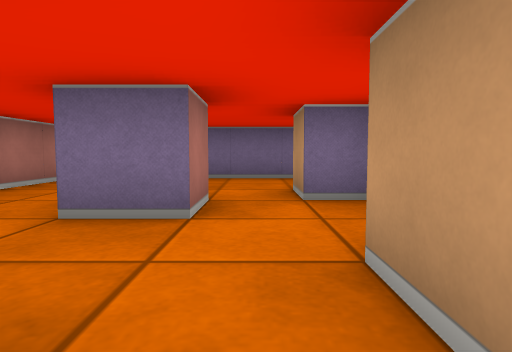
View 1 (above)

13 first-person views from a walk through a cub3D level. The camera is about half as high as the walls, tilts 4° down and sees 75° across. The floor is counted in squares. Each view is taken from the middle of a square. On the plan, view 1 faces up. The plan holds only what a view shows up to about 9 squares ahead; the rest is blank.

View 2
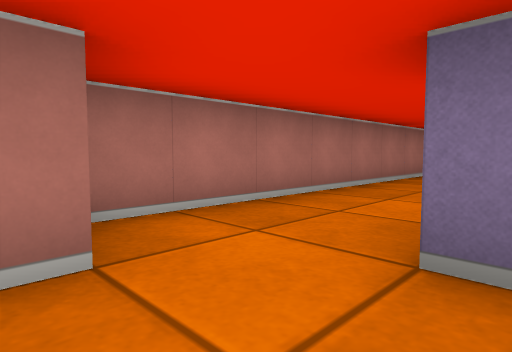

View 3
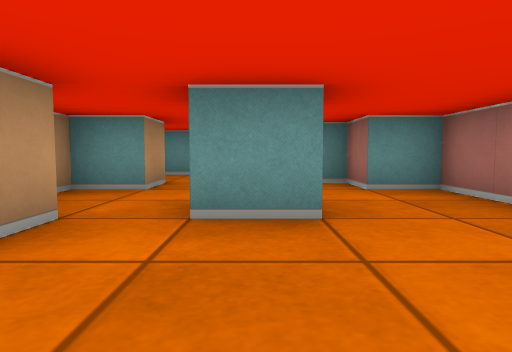

View 4
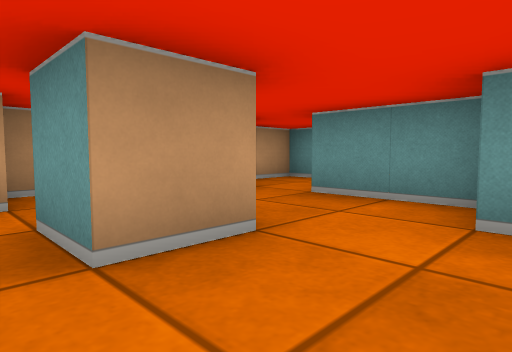

View 5
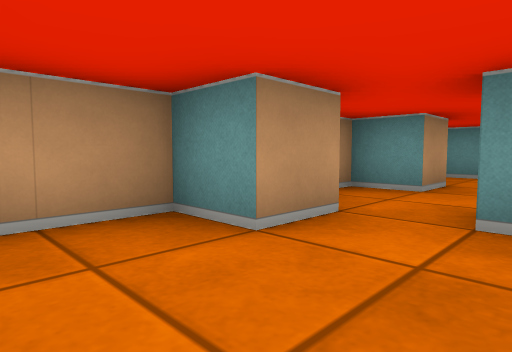

View 6
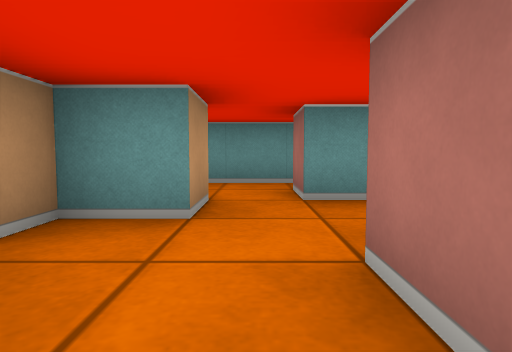

View 7
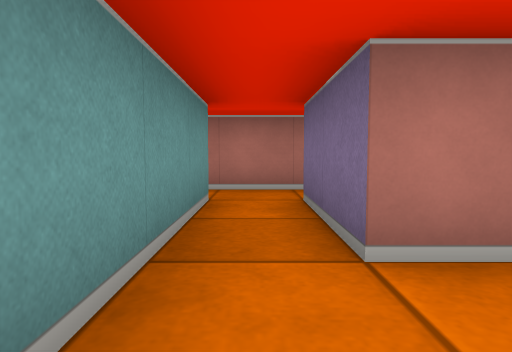

View 8
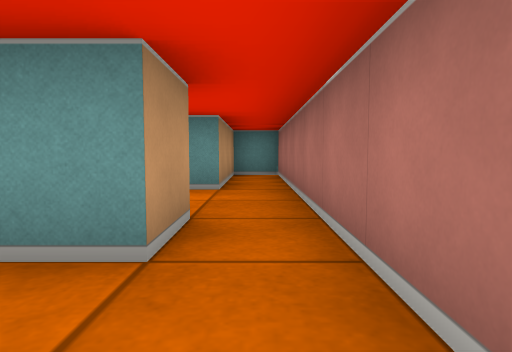

View 9
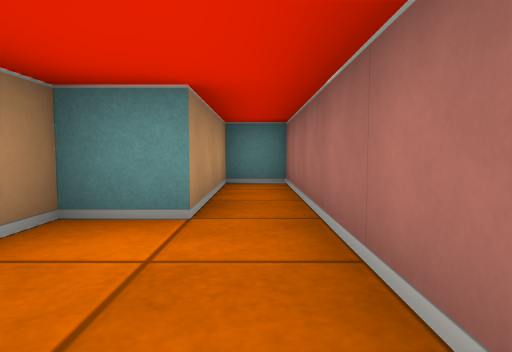

View 10
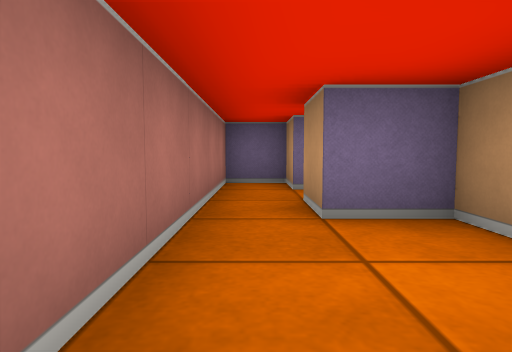

View 11
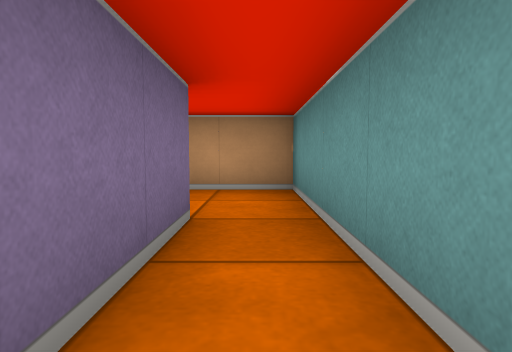

View 12
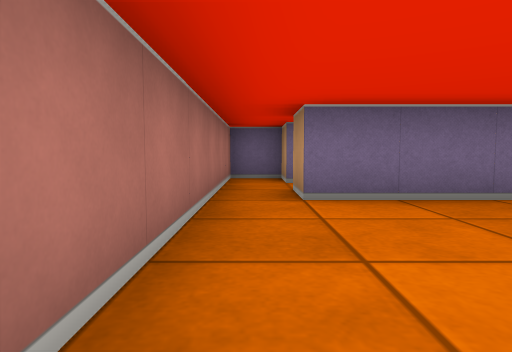

View 13
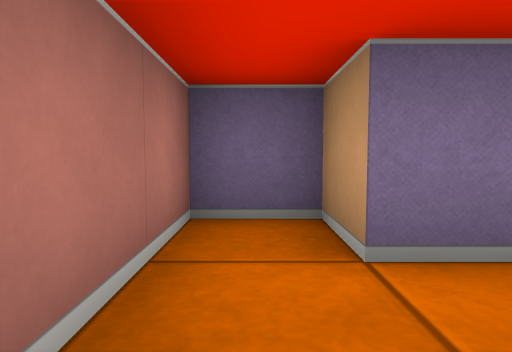

### Floor plan
Points are (right, up) in squares from view 1. A wall is a line through its corners. A room is listed if a view was taken in it or the views show most of it. See-through windows are left out.
Room 1 (views 1, 2, 3, 4, 5, 6, 12)
walls: (-1.5, 3.5) (-0.5, 3.5) (-0.5, 2.5) (-1.5, 2.5) (-1.5, 3.5); (0.8, 6.5) (-2.5, 6.5); (-3.5, 6.5) (-3.5, 1.5) (-2.5, 1.5) (-2.5, 0.5) (-0.5, 0.5) (-0.5, -0.5); (0.5, 0.5) (0.5, 1.5) (1.5, 1.5) (1.5, 3.5) (0.5, 3.5) (0.5, 4.5) (1.5, 4.5) (1.5, 5.8)
ways out: opening at (0, 0.5) to room 2; opening at (-3, 7) to room 4
Room 2 (view 7)
walls: (-0.5, -1.5) (1.5, -1.5) (1.5, 0)
ways out: opening at (0, 0.5) to room 1; opening at (-1.5, -1) to room 3
Room 3 (views 8, 9, 10, 11)
walls: (-0.5, -0.5) (-2.5, -0.5) (-2.5, 0.5) (-3.5, 0.5) (-3.5, -7.5) (-2.5, -7.5) (-2.5, -4.5) (-1.5, -4.5) (-1.5, -2.5) (-2.5, -2.5) (-2.5, -1.5) (-0.5, -1.5)
ways out: opening at (-1.5, -1) to room 2
Room 4 (view 13)
walls: (-1.8, 8.5) (-2.5, 8.5) (-2.5, 9.5) (-3.5, 9.5) (-3.5, 6.5); (-2.5, 6.5) (-2.5, 7.5)
ways out: opening at (-3, 7) to room 1; opening at (-1.5, 8)

Where each view was taken, in squares from view 1:
view 1: 0 up, 0 right, facing up
view 2: 1 up, 1 left, facing up-left
view 3: 6 up, 1 left, facing down
view 4: 4 up, 3 left, facing down-right
view 5: 6 up, 1 left, facing down-right
view 6: 4 up, 0 right, facing down
view 7: 1 down, 1 right, facing left
view 8: 0 up, 3 left, facing down
view 9: 2 down, 3 left, facing down
view 10: 5 down, 3 left, facing up
view 11: 1 down, 3 left, facing right
view 12: 3 up, 3 left, facing up
view 13: 7 up, 3 left, facing up
